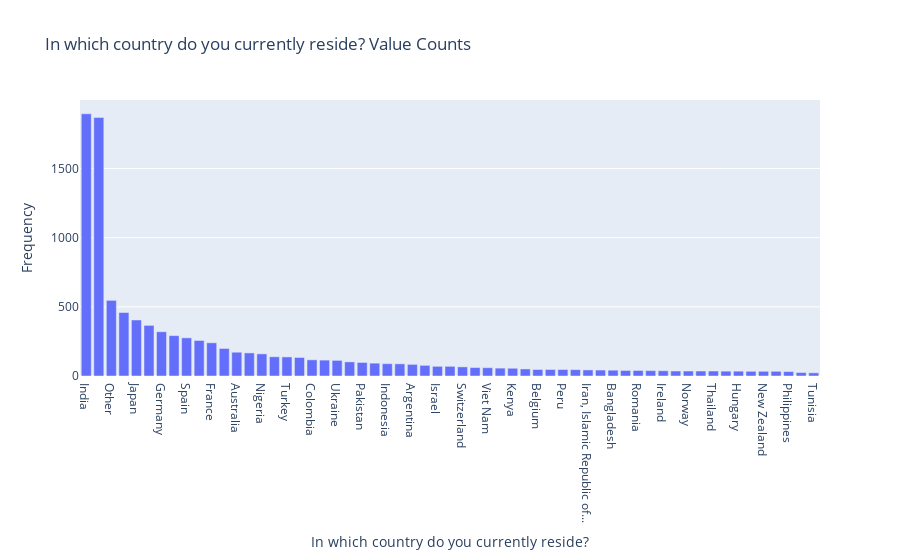

Source (notebook cell):
### Markdown cell above
#### 3. What is the distribution of respondents across different countries?

### Code cell
# DISCLAIMER: 'df' refers to the data you passed in when calling 'dtale.show'

import numpy as np
import pandas as pd
import plotly.graph_objs as go

# If you're having trouble viewing your chart in your notebook try passing your 'chart' into this snippet:
#
from plotly.offline import iplot, init_notebook_mode
#
init_notebook_mode(connected=True)
for chart in charts:
    chart.pop('id', None) # for some reason iplot does not like 'id'


if isinstance(df, (pd.DatetimeIndex, pd.MultiIndex)):
	df = df.to_frame(index=False)

# remove any pre-existing indices for ease of use in the D-Tale code, but this is not required
df = df.reset_index().drop('index', axis=1, errors='ignore')
df.columns = [str(c) for c in df.columns]  # update columns to strings in case they are numbers

s = df[~pd.isnull(df['In which country do you currently reside?'])]['In which country do you currently reside?']
chart = pd.value_counts(s).to_frame(name='data')
chart['percent'] = (chart['data'] / chart['data'].sum()) * 100
chart.index.name = 'labels'
chart = chart.reset_index().sort_values(['data', 'labels'], ascending=[False, True])
chart = chart[:100]
charts = [go.Bar(x=chart['labels'].values, y=chart['data'].values, name='Frequency')]
figure = go.Figure(data=charts, layout=go.Layout({
    'barmode': 'group',
    'legend': {'orientation': 'h'},
    'title': {'text': 'In which country do you currently reside? Value Counts'},
    'xaxis': {'title': {'text': 'In which country do you currently reside?'}},
    'yaxis': {'title': {'text': 'Frequency'}}
}))

iplot(figure)

### Figure 1 — Plotly figure (JSON) as saved in the notebook; plotly's stock layout.template omitted (floating-point values rounded to 4 significant figures)
{"data": [{"name": "Frequency", "type": "bar", "x": ["India", "United States of America", "Other", "Brazil", "Japan", "Russia", "Germany", "United Kingdom of Great Britain and Northern Ireland", "Spain", "Canada", "France", "China", "Australia", "Italy", "Nigeria", "Poland", "Turkey", "Taiwan", "Colombia", "Mexico", "Ukraine", "Netherlands", "Pakistan", "South Korea", "Indonesia", "Singapore", "Argentina", "Portugal", "Israel", "South Africa", "Switzerland", "Chile", "Viet Nam", "Sweden", "Kenya", "Greece", "Belgium", "Morocco", "Peru", "Egypt", "Iran, Islamic Republic of...", "Hong Kong (S.A.R.)", "Bangladesh", "Malaysia", "Romania", "Belarus", "Ireland", "Austria", "Norway", "Republic of Korea", "Thailand", "Czech Republic", "Hungary", "Denmark", "New Zealand", "Saudi Arabia", "Philippines", "Algeria", "Tunisia"], "y": [1896, 1870, 547, 459, 405, 366, 320, 292, 276, 257, 240, 199, 172, 167, 160, 139, 138, 134, 117, 115, 113, 102, 98, 93, 89, 88, 84, 77, 70, 70, 66, 61, 60, 57, 56, 51, 47, 47, 47, 46, 44, 43, 42, 40, 40, 39, 38, 36, 36, 36, 36, 35, 35, 34, 34, 34, 32, 25, 23]}], "layout": {"barmode": "group", "legend": {"orientation": "h"}, "title": {"text": "In which country do you currently reside? Value Counts"}, "xaxis": {"title": {"text": "In which country do you currently reside?"}}, "yaxis": {"title": {"text": "Frequency"}}}}
